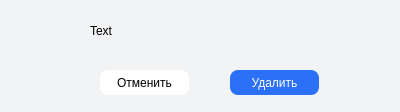
<?xml version="1.0" encoding="UTF-8"?>
<ui version="4.0">
 <class>Form</class>
 <widget class="QWidget" name="Form">
  <property name="geometry">
   <rect>
    <x>0</x>
    <y>0</y>
    <width>400</width>
    <height>112</height>
   </rect>
  </property>
  <property name="windowTitle">
   <string>Form</string>
  </property>
  <property name="styleSheet">
   <string notr="true">background-color: rgb(242, 243, 245)</string>
  </property>
  <widget class="QLabel" name="logo">
   <property name="geometry">
    <rect>
     <x>20</x>
     <y>20</y>
     <width>51</width>
     <height>51</height>
    </rect>
   </property>
   <property name="text">
    <string/>
   </property>
   <property name="pixmap">
    <pixmap>icons/information.png</pixmap>
   </property>
   <property name="scaledContents">
    <bool>true</bool>
   </property>
  </widget>
  <widget class="QLabel" name="label">
   <property name="geometry">
    <rect>
     <x>90</x>
     <y>20</y>
     <width>261</width>
     <height>21</height>
    </rect>
   </property>
   <property name="text">
    <string>Text</string>
   </property>
  </widget>
  <widget class="QPushButton" name="reject_btn">
   <property name="geometry">
    <rect>
     <x>100</x>
     <y>70</y>
     <width>89</width>
     <height>25</height>
    </rect>
   </property>
   <property name="styleSheet">
    <string notr="true">background-color: rgb(255, 255, 255);
border-radius:8px;
</string>
   </property>
   <property name="text">
    <string>Отменить</string>
   </property>
  </widget>
  <widget class="QPushButton" name="accept_btn">
   <property name="geometry">
    <rect>
     <x>230</x>
     <y>70</y>
     <width>89</width>
     <height>25</height>
    </rect>
   </property>
   <property name="styleSheet">
    <string notr="true">color:white;
border-radius:8px;
background-color:rgb(43, 112, 246);</string>
   </property>
   <property name="text">
    <string>Удалить</string>
   </property>
  </widget>
 </widget>
 <resources/>
 <connections/>
</ui>
